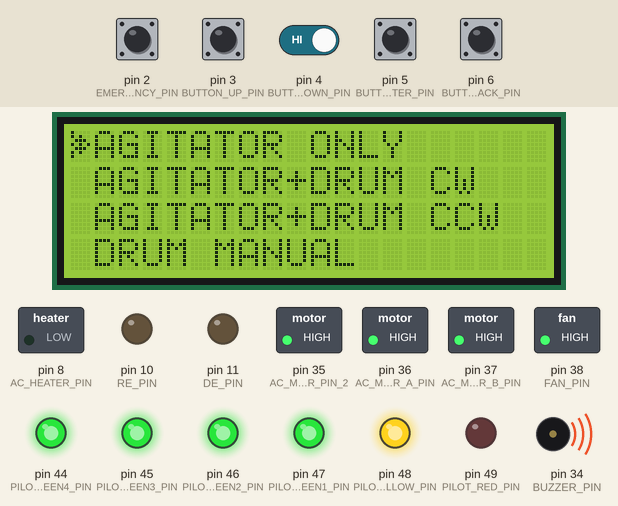
Recording of a sketch running on a simulated Arduino Mega 2560, built with avr-gcc and run on an emulated ATmega2560. Parts: 20×4 character LCD, switched loads named in the sketch (green lamp = pin HIGH), output pins drawn as LEDs (lit = HIGH), buzzer (waves = sounding, pin HIGH). Dashed ring = blinking. The inputs (shaded band) are chosen by the test bench; at power-on: pin 2 (EMERGENCY_PIN), pin 3 (BUTTON_UP_PIN), pin 4 (BUTTON_DOWN_PIN), pin 5 (BUTTON_ENTER_PIN), pin 6 (BUTTON_BACK_PIN) HIGH.

Above: at 3.3 s.
3.4 s: pin 2 (EMERGENCY_PIN) pulled LOW for 0.15 s
At 6.62 s:
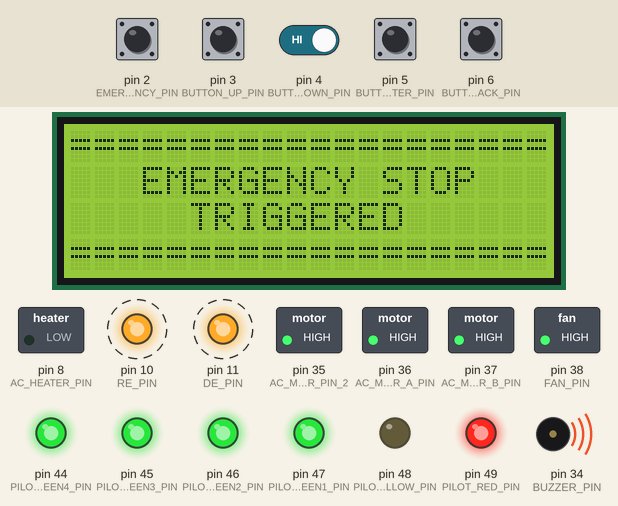
10.1 s: pin 5 (BUTTON_ENTER_PIN) pulled LOW for 0.15 s
At 11.1 s:
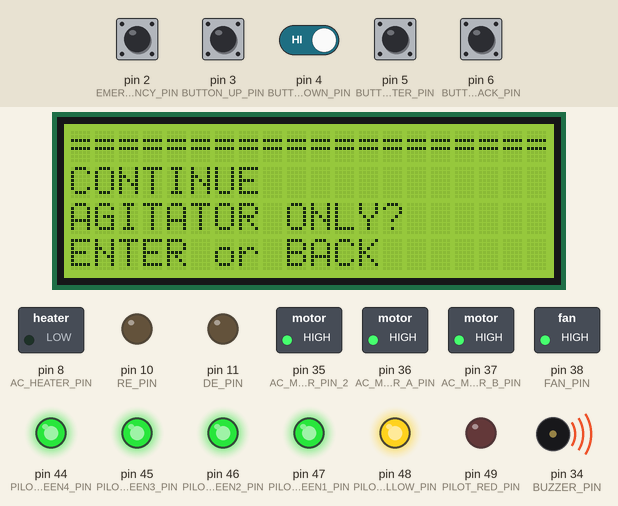
11.8 s: pin 5 (BUTTON_ENTER_PIN) pulled LOW for 1 s
At 13.2 s:
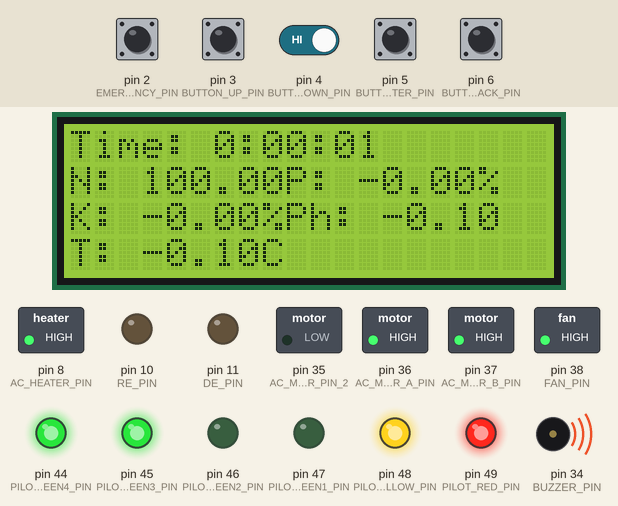
13.4 s: pin 2 (EMERGENCY_PIN) pulled LOW for 0.15 s
At 13.9 s:
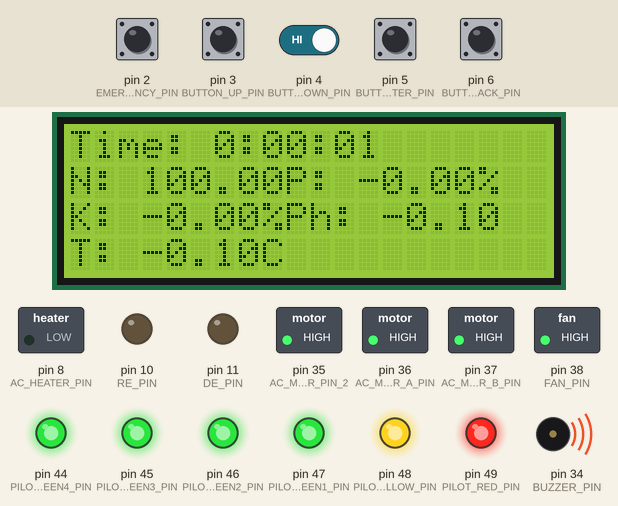
15.9 s: pin 4 (BUTTON_DOWN_PIN) driven LOW and pin 5 (BUTTON_ENTER_PIN) driven LOW
At 18.8 s:
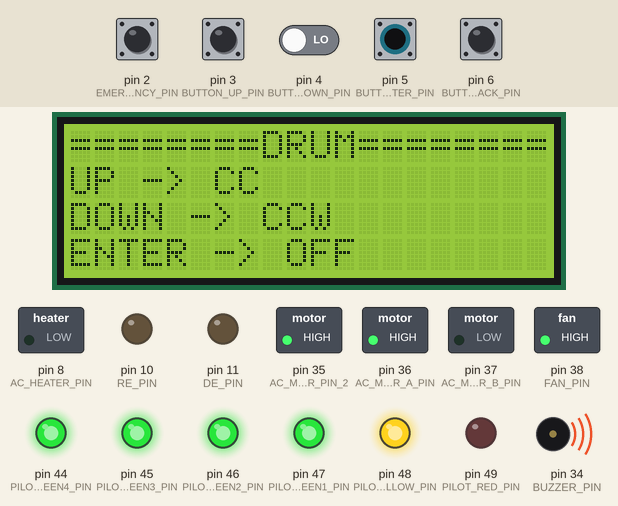
Timing chart, 0 to 19.9 s (numbered marks = the images above; inputs shaded):
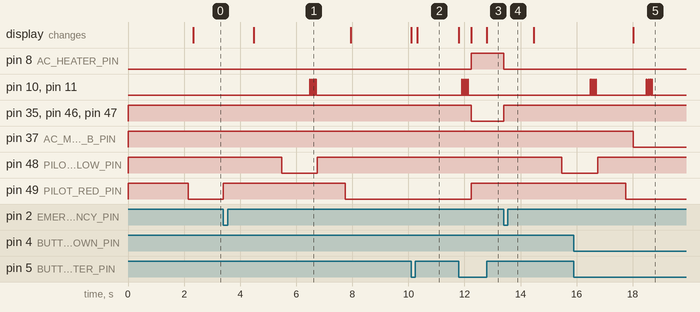

The sketch:

bioreactor.ino
```cpp
#include <Streaming.h>
#include <Wire.h>
#include <LiquidCrystal_I2C.h>
#include <Chrono.h>

#define AC_MOTOR_A_PIN 36
#define AC_MOTOR_B_PIN 37
#define AC_MOTOR_PIN_2 35
#define AC_HEATER_PIN 8
#define PILOT_RED_PIN 49     //red
#define PILOT_YELLOW_PIN 48  //yellow - GREEN 1
#define PILOT_GREEN1_PIN 47  //green 46
#define PILOT_GREEN2_PIN 46  //green 45
#define PILOT_GREEN3_PIN 45  //green 44
#define PILOT_GREEN4_PIN 44  //green - YELLOW   48
#define BUTTON_UP_PIN 3
#define BUTTON_DOWN_PIN 4
#define BUTTON_ENTER_PIN 5
#define BUTTON_BACK_PIN 6
#define BUZZER_STOP_PIN 7
#define FAN_PIN 38
#define BUZZER_PIN 34
#define EMERGENCY_PIN 2
#define RE_PIN 10
#define DE_PIN 11

#define MIN_TEMP 45
#define MAX_TEMP 55
#define NIT_MIN 0.15
#define NIT_MAX 0.5
#define PHO_MIN 0.2
#define PHO_MAX 0.8
#define POT_MIN 0.25
#define POT_MAX 0.5
#define PH_MIN 6.5
#define PH_MAX 7.5

LiquidCrystal_I2C lcd(0x27, 20, 4);
Chrono buzzerChrono, npkChrono, timeChrono;

bool isBuzzerOn = false;

byte values[11];

byte c1[8] = { B10000, B10100, B01110, B10101, B01110, B10100, B10000, B00000 };

int mode = 0;
int displayMode = -10;

int choose = 0;
bool onPressed = false;
float myNit, myPhos, myPot, myPh, myTemp;
int second, minute, hour;

Chrono myChrono, adminChrono;

void setup() {

  pinMode(AC_MOTOR_A_PIN, OUTPUT);
  pinMode(AC_MOTOR_B_PIN, OUTPUT);
  pinMode(AC_MOTOR_PIN_2, OUTPUT);
  pinMode(AC_HEATER_PIN, OUTPUT);
  pinMode(PILOT_RED_PIN, OUTPUT);
  pinMode(PILOT_YELLOW_PIN, OUTPUT);
  pinMode(PILOT_GREEN1_PIN, OUTPUT);
  pinMode(PILOT_GREEN2_PIN, OUTPUT);
  pinMode(PILOT_GREEN3_PIN, OUTPUT);
  pinMode(PILOT_GREEN4_PIN, OUTPUT);
  pinMode(BUTTON_UP_PIN, INPUT_PULLUP);
  pinMode(BUTTON_UP_PIN, INPUT_PULLUP);
  pinMode(BUTTON_DOWN_PIN, INPUT_PULLUP);
  pinMode(BUTTON_ENTER_PIN, INPUT_PULLUP);
  pinMode(BUTTON_BACK_PIN, INPUT_PULLUP);
  pinMode(BUZZER_STOP_PIN, INPUT_PULLUP);

  pinMode(FAN_PIN, OUTPUT);
  pinMode(BUZZER_PIN, OUTPUT);
  pinMode(EMERGENCY_PIN, INPUT_PULLUP);
  pinMode(RE_PIN, OUTPUT);
  pinMode(DE_PIN, OUTPUT);
  allOff();
  Serial.begin(9600);
  Serial.setTimeout(100);
  Serial1.begin(4800);

  lcd.init();
  lcd.backlight();
  lcd.setCursor(0, 0), lcd << F("====================");
  lcd.setCursor(0, 1), lcd << F("     BIOREACTOR     ");
  lcd.setCursor(0, 2), lcd << F("                    ");
  lcd.setCursor(0, 3), lcd << F("====================");
  lcd.createChar(0, c1);

  delay(2000);
}

void loop() {
  // Serial << "UP :: " << isUpPressed() << "\t\tDOWN :: " << isDownPressed() << "\t\tENTER :: " << isEnterPressed() << "\t\tBACK :: " << isBackPressed() << "\t\tBuzzer Stop :: " << isBuzzerStopPressed() << "\t\tEmergency :: " << isEmergencyPressed() << endl;
  // testing();
  normalProccess();
}

void normalProccess() {
  if (mode != 100) {
    if (isEmergencyPressed()) {
      mode = 100;
      allOff();
      delay(1000);
      lcd.setCursor(0, 0), lcd << F("====================");
      lcd.setCursor(0, 1), lcd << F("   EMERGENCY STOP   ");
      lcd.setCursor(0, 2), lcd << F("     TRIGGERED      ");
      lcd.setCursor(0, 3), lcd << F("====================");

      delay(1000);
      pilotYellowOn();
      delay(1000);
    }
  }


  if (mode >= 10) {
    if (isSetPointReach()) {
      lcd.setCursor(9, 3), lcd << F("H:ON  F:OFF");
      mode = 40;
    }
  }

  if (timeChrono.hasPassed(1000)) {
    timeChrono.restart();
    second++;
    if (second >= 60) {
      second = 0;
      minute++;
      if (minute >= 60) {
        minute = 0;
        hour++;
      }
    }
    if (mode >= 10 && mode < 40) {
      lcd.setCursor(0, 0);
      lcd << F("Time: ")
          << hour << F(":")
          << (minute < 10 ? F("0") : F("")) << minute << F(":")
          << (second < 10 ? F("0") : F("")) << second << F("  ");
    }
  }
  switch (mode) {
    case 0:
      if (displayMode != 0) {
        pilotRedOn();
        delay(100);
        lcd.setCursor(1, 0), lcd << F("AGITATOR ONLY      ");
        lcd.setCursor(1, 1), lcd << F("AGITATOR+DRUM CW   ");
        lcd.setCursor(1, 2), lcd << F("AGITATOR+DRUM CCW  ");
        lcd.setCursor(1, 3), lcd << F("DRUM MANUAL        ");
        displayMode = 0;
      }

      if (isUpPressed()) {
        if (!onPressed) {
          choose++;
          onPressed = true;
          if (choose > 3) {
            choose = 0;
          }
        }
      } else if (isDownPressed()) {
        if (!onPressed) {
          --choose;
          onPressed = true;
          if (choose < 0) {
            choose = 3;
          }
        }
      } else {
        onPressed = false;
      }

      if (choose == 0) {
        lcd.setCursor(0, 0), lcd.print(char(0));
        lcd.setCursor(0, 1), lcd.print(" ");
        lcd.setCursor(0, 2), lcd.print(" ");
        lcd.setCursor(0, 3), lcd.print(" ");

      } else if (choose == 1) {
        lcd.setCursor(0, 0), lcd.print(" ");
        lcd.setCursor(0, 1), lcd.print(char(0));
        lcd.setCursor(0, 2), lcd.print(" ");
        lcd.setCursor(0, 3), lcd.print(" ");

      } else if (choose == 2) {
        lcd.setCursor(0, 0), lcd.print(" ");
        lcd.setCursor(0, 1), lcd.print(" ");
        lcd.setCursor(0, 2), lcd.print(char(0));
        lcd.setCursor(0, 3), lcd.print(" ");

      } else if (choose == 3) {
        lcd.setCursor(0, 0), lcd.print(" ");
        lcd.setCursor(0, 1), lcd.print(" ");
        lcd.setCursor(0, 2), lcd.print(" ");
        lcd.setCursor(0, 3), lcd.print(char(0));
      }
      if (isEnterPressed()) {
        if (choose == 3) {
          mode = 230;
        } else {
          mode = 1;
          lcd.clear();
        }
      }
      break;

    case 1:
      if (!isEnterPressed()) {
        mode = 2;
      }

      break;

    case 2:
      if (displayMode != 1) {
        displayMode = 1;
        lcd.setCursor(0, 0), lcd << F("====================");
        lcd.setCursor(0, 1), lcd << F("CONTINUE            ");
        lcd.setCursor(0, 3), lcd << F("ENTER or BACK       ");
        if (choose == 0) {
          lcd.setCursor(0, 2), lcd << F("AGITATOR ONLY?      ");
        } else if (choose == 1) {
          lcd.setCursor(0, 2), lcd << F("AGITATOR+DRUM CW?   ");
        } else if (choose == 2) {
          lcd.setCursor(0, 2), lcd << F("AGITATOR+DRUM CCW?  ");
        }
      }
      if (isEnterPressed()) {
        hour = 0;
        minute = 0;
        second = 0;
        mode = 10;
        lcd.clear();
        delay(100);
      } else if (isBackPressed()) {
        mode = 0;
      }


      break;

    case 10:
      displayMode = 10;
      pilotGreen1On();
      pilotRedOff();
      DCMotor2On();
      if (choose == 0) {
        pilotGreen2On();
      } else if (choose == 1) {
        DCMotorForward();
        pilotGreen3On();
      } else if (choose == 2) {
        DCMotorReverse();
        pilotGreen4On();
      }
      mode = 20;
      break;

    case 20:

      if (displayMode != 20) {
        displayMode = 20;
        heaterOn();
      }
      if (myTemp >= MAX_TEMP) {
        heaterOff();
        mode = 30;
      }
      break;

    case 30:
      if (displayMode != 30) {
        displayMode = 30;
        fanOn();
      }

      if (myTemp <= MIN_TEMP) {
        fanOff();
        mode = 20;
      }
      break;

    case 40:

      if (displayMode != 40) {

        displayMode = 40;
        DCMotor2Off();
        DCMotorOff();
      }

      buzzerAlarm();
      if (isBuzzerStopPressed()) {
        mode = 0;
        buzzerOff();
        pilotGreen1Off();
        pilotGreen2Off();
        pilotGreen3Off();
        pilotGreen4Off();
        delay(1000);
        lcd.setCursor(0, 0), lcd << F("====PROCESS DONE====");
        lcd.setCursor(0, 1), lcd << F("     BIOREACTOR     ");
        lcd.setCursor(0, 2), lcd << F("                    ");
        lcd.setCursor(0, 3), lcd << F("====================");
        delay(5000);
      }
      break;

    case 100:
      displayMode = 100;
      if (!isEmergencyPressed()) {
        pilotYellowOff();
        mode = 0;
        delay(1000);
      }
      break;


    case 230:
      if (displayMode != 230) {
        lcd.setCursor(0, 0), lcd << F("========DRUM========");
        lcd.setCursor(0, 1), lcd << F("UP -> CC            ");
        lcd.setCursor(0, 2), lcd << F("DOWN -> CCW         ");
        lcd.setCursor(0, 3), lcd << F("ENTER -> OFF        ");
        displayMode = 230;
      }

      if (isUpPressed()) {
        DCMotorForward();
      } else if (isDownPressed()) {
        DCMotorReverse();
      } else if (isEnterPressed()) {
        DCMotorOff();
      }
      if (isBackPressed()) {
        mode = 0;
      }
      break;
  }
}

void buzzerAlarm() {
  if (buzzerChrono.hasPassed(1000)) {
    buzzerChrono.restart();
    if (isBuzzerOn) {
      buzzerOff();
      isBuzzerOn = false;
    } else {
      buzzerOn();
      isBuzzerOn = true;
    }
  }
}

bool isSetPointReach() {
  if (npkChrono.hasPassed(2000)) {
    npkChrono.restart();
    myNit = nitrogen();
    myPhos = phosphorous();
    myPot = potassium();
    myPh = ph();
    myTemp = temp();
    if (mode >= 10 && mode < 40) {
      lcd.setCursor(0, 0);
      lcd << F("Time: ")
          << hour << F(":")
          << (minute < 10 ? F("0") : F("")) << minute << F(":")
          << (second < 10 ? F("0") : F("")) << second << F("  ");
      lcd.setCursor(0, 1), lcd << F("N: ") << String(myNit, 2) << F("%");
      lcd.setCursor(9, 1), lcd << F("P: ") << String(myPhos, 2) << F("%");
      lcd.setCursor(0, 2), lcd << F("K: ") << String(myPot, 2) << F("%");
      lcd.setCursor(9, 2), lcd << F("Ph: ") << String(myPh, 2);
      lcd.setCursor(0, 3), lcd << F("T: ") << String(myTemp, 2) << F("C");
      if (mode == 20)
        lcd.setCursor(9, 3), lcd << F("H:ON  F:OFF");
      if (mode == 30)
        lcd.setCursor(9, 3), lcd << F("H:OFF F:ON ");
    }
  }

  return myNit >= NIT_MIN
         && myNit <= NIT_MAX
         && myPhos >= PHO_MIN
         && myPhos <= PHO_MAX
         && myPot >= POT_MIN
         && myPot <= POT_MAX
         && myPh >= PH_MIN
         && myPh <= PH_MAX
         && myTemp >= MIN_TEMP
         && myTemp <= MAX_TEMP;
}


float nitrogen() {
  // return (float)scanRegister3(0x06) / 0.05 / 10000;
  return 100;
}

float phosphorous() {
  return (float)scanRegister3(0x05) / 0.05 / 10000;
}
float potassium() {
  // return scanRegister3(0x07);
  return (float)scanRegister3(0x05) * 1.9 / 0.05 / 10000;
}

float ph() {
  return (float)scanRegister3(0x03) / 10;
}

float temp() {
  return (float)scanRegister3(0x01) / 10;
}


int scanRegister3(uint16_t registerAddress) {
  byte request[8];
  request[0] = 0x01;
  request[1] = 0x03;
  request[2] = highByte(registerAddress);
  request[3] = lowByte(registerAddress);
  request[4] = 0x00;
  request[5] = 0x01;

  uint16_t crc = calculateCRC(request, 6);
  request[6] = lowByte(crc);
  request[7] = highByte(crc);

  while (Serial1.available()) Serial1.read();

  digitalWrite(DE_PIN, HIGH);
  digitalWrite(RE_PIN, HIGH);
  delay(2);

  Serial1.write(request, 8);
  Serial1.flush();

  digitalWrite(DE_PIN, LOW);
  digitalWrite(RE_PIN, LOW);
  delay(50);

  byte response[10];
  byte i = 0;
  unsigned long start = millis();
  while (Serial1.available() && i < 10 && millis() - start < 100) {
    response[i++] = Serial1.read();
  }


  if (i >= 5 && response[2] == 2) {
    int val = (response[3] << 8) | response[4];
    return val;
  }

  return -1;
}


void testing() {
  if (Serial.available()) {
    String reading = Serial.readString();
    reading.trim();
    Serial << reading << endl;
    if (reading == "0") {
      Serial << "All OFF" << endl;
      allOff();
    } else if (reading == "q") {
      Serial << "AC MOTOR FORWARD" << endl;
      DCMotorForward();
    } else if (reading == "w") {
      Serial << "AC MOTOR REVERSE" << endl;
      DCMotorReverse();
    } else if (reading == "e") {
      Serial << "AC MOTOR 2" << endl;
      DCMotor2On();
    } else if (reading == "r") {
      Serial << "HEATER ON" << endl;
      heaterOn();
    } else if (reading == "1") {
      Serial << "PILOT RED ON" << endl;
      pilotRedOn();
    } else if (reading == "2") {
      Serial << "PILOT YELLOW ON" << endl;
      pilotYellowOn();
    } else if (reading == "3") {
      Serial << "PILOT GREEN1 ON" << endl;
      pilotGreen1On();
    } else if (reading == "4") {
      Serial << "PILOT GREEN2 ON" << endl;
      pilotGreen2On();
    } else if (reading == "5") {
      Serial << "PILOT GREEN3 ON" << endl;
      pilotGreen3On();
    } else if (reading == "6") {
      Serial << "PILOT GREEN4 ON" << endl;
      pilotGreen4On();
    } else if (reading == "7") {
      Serial << "FAN ON" << endl;
      fanOn();
    } else if (reading == "8") {
      Serial << "BUZZER ON" << endl;
      buzzerOn();
    }
  }
}


void allOff() {
  DCMotorOff();
  DCMotor2Off();
  heaterOff();
  pilotRedOff();
  pilotYellowOff();
  pilotGreen1Off();
  pilotGreen2Off();
  pilotGreen3Off();
  pilotGreen4Off();
  fanOff();
  buzzerOff();
}

void DCMotorForward() {
  digitalWrite(AC_MOTOR_A_PIN, LOW);
  digitalWrite(AC_MOTOR_B_PIN, HIGH);
}
void DCMotorReverse() {
  digitalWrite(AC_MOTOR_A_PIN, HIGH);
  digitalWrite(AC_MOTOR_B_PIN, LOW);
}
void DCMotorOff() {
  digitalWrite(AC_MOTOR_A_PIN, HIGH);
  digitalWrite(AC_MOTOR_B_PIN, HIGH);
}

void DCMotor2On() {
  digitalWrite(AC_MOTOR_PIN_2, LOW);
}

void DCMotor2Off() {
  digitalWrite(AC_MOTOR_PIN_2, HIGH);
}

void heaterOn() {
  digitalWrite(AC_HEATER_PIN, HIGH);
}

void heaterOff() {
  digitalWrite(AC_HEATER_PIN, LOW);
}

void pilotRedOn() {
  digitalWrite(PILOT_RED_PIN, LOW);
}

void pilotRedOff() {
  digitalWrite(PILOT_RED_PIN, HIGH);
}

void pilotYellowOn() {
  digitalWrite(PILOT_YELLOW_PIN, LOW);
}

void pilotYellowOff() {
  digitalWrite(PILOT_YELLOW_PIN, HIGH);
}

void pilotGreen1On() {
  digitalWrite(PILOT_GREEN1_PIN, LOW);
}

void pilotGreen1Off() {
  digitalWrite(PILOT_GREEN1_PIN, HIGH);
}

void pilotGreen2On() {
  digitalWrite(PILOT_GREEN2_PIN, LOW);
}

void pilotGreen2Off() {
  digitalWrite(PILOT_GREEN2_PIN, HIGH);
}

void pilotGreen3On() {
  digitalWrite(PILOT_GREEN3_PIN, LOW);
}

void pilotGreen3Off() {
  digitalWrite(PILOT_GREEN3_PIN, HIGH);
}

void pilotGreen4On() {
  digitalWrite(PILOT_GREEN4_PIN, LOW);
}

void pilotGreen4Off() {
  digitalWrite(PILOT_GREEN4_PIN, HIGH);
}

void fanOn() {
  digitalWrite(FAN_PIN, LOW);
}

void fanOff() {
  digitalWrite(FAN_PIN, HIGH);
}

void buzzerOn() {
  digitalWrite(BUZZER_PIN, LOW);
}

void buzzerOff() {
  digitalWrite(BUZZER_PIN, HIGH);
}


bool isUpPressed() {
  return !digitalRead(BUTTON_UP_PIN);
}
bool isDownPressed() {
  return !digitalRead(BUTTON_DOWN_PIN);
}
bool isEnterPressed() {
  return !digitalRead(BUTTON_ENTER_PIN);
}
bool isBackPressed() {
  return !digitalRead(BUTTON_BACK_PIN);
}
bool isBuzzerStopPressed() {
  return !digitalRead(BUZZER_STOP_PIN);
}

bool isEmergencyPressed() {
  return !digitalRead(EMERGENCY_PIN);
}

uint16_t calculateCRC(byte *data, byte length) {
  uint16_t crc = 0xFFFF;
  for (byte i = 0; i < length; i++) {
    crc ^= data[i];
    for (byte j = 0; j < 8; j++) {
      if (crc & 0x0001) {
        crc >>= 1;
        crc ^= 0xA001;
      } else {
        crc >>= 1;
      }
    }
  }
  return crc;
}
```

Measured:
- after the input at 3.4 s, pin 10 (RE_PIN), pin 11 (DE_PIN): alternates HIGH for 0.02 s and LOW for 0.05 s, 8 changes in all, then stays LOW, starting after 3.1 s; pin 48 (PILOT_YELLOW_PIN): HIGH → LOW after 2.1 s, → HIGH 1.3 s later; pin 49 (PILOT_RED_PIN): LOW → HIGH at once, → LOW 4.4 s later; the display: changes after 1.1 s (image 1)
- after the input at 10.1 s, the display: first changes at once (image 2 shows a later state)
- after the input at 11.8 s, pin 8 (AC_HEATER_PIN): LOW → HIGH after 0.44 s; pin 10 (RE_PIN): alternates HIGH for 0.02 s and LOW for 0.05 s, 8 changes in all, then stays LOW, starting after 0.10 s
- after the input at 13.4 s, pin 8 (AC_HEATER_PIN): HIGH → LOW at once; pin 10 (RE_PIN), pin 11 (DE_PIN): stops changing and stays LOW; pin 35 (AC_MOTOR_PIN_2), pin 46 (PILOT_GREEN2_PIN), pin 47 (PILOT_GREEN1_PIN): LOW → HIGH at once; pin 48 (PILOT_YELLOW_PIN): HIGH → LOW after 2.1 s
- after the input at 15.9 s, pin 37 (AC_MOTOR_B_PIN): HIGH → LOW after 2.1 s; the display: changes after 2.1 s (image 5)
